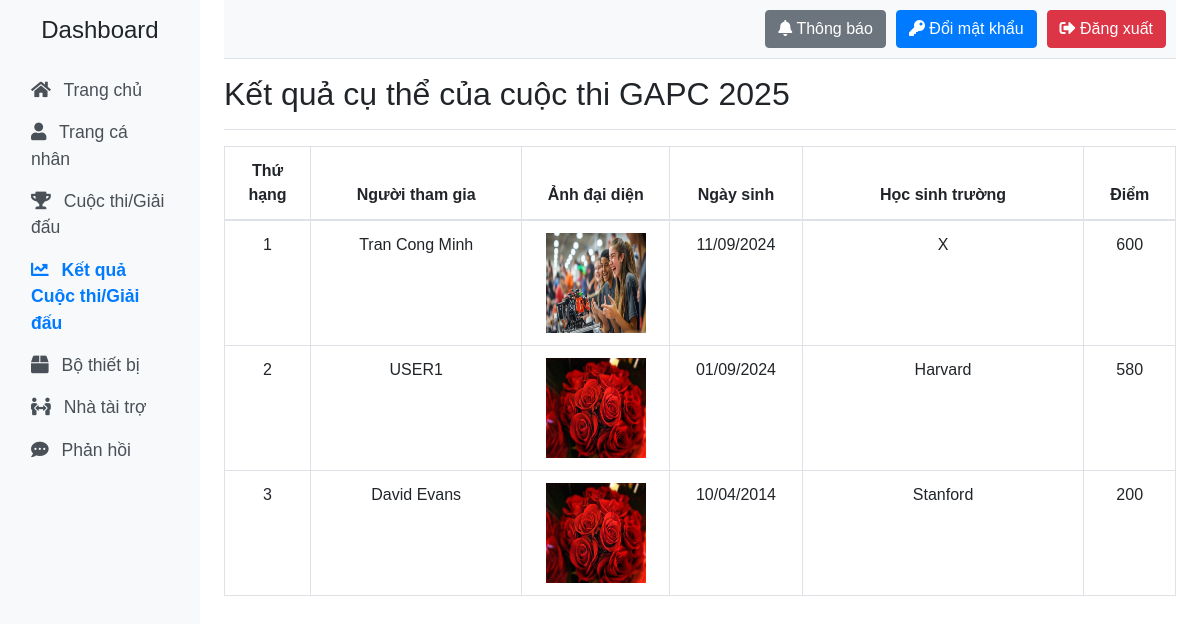
/results/12/ (signed in), run on an earlier commit of the app's database.
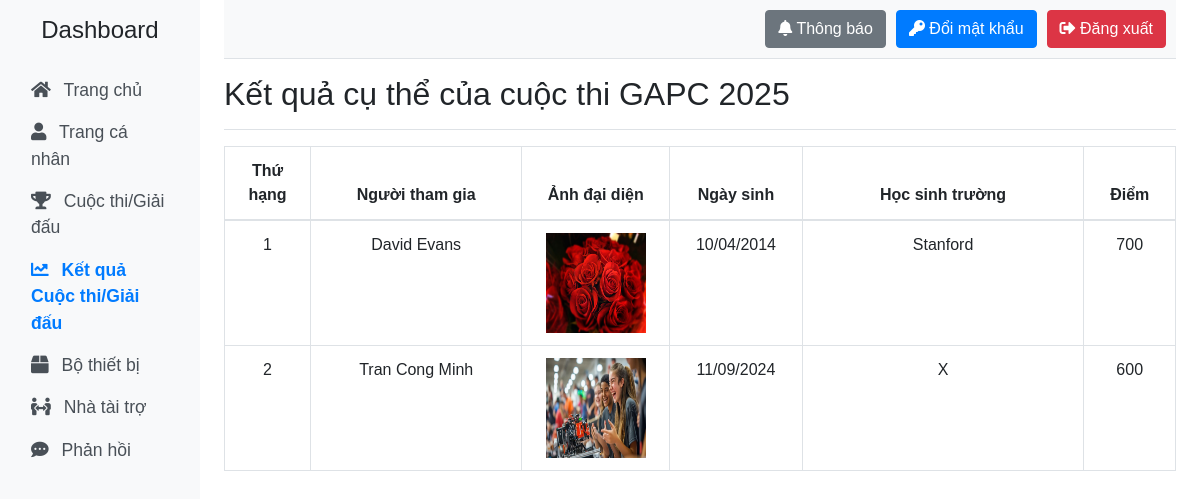
And on a later commit of the database.
### robot/models.py (models this page shows, shortened)
class CompetitionResult(models.Model):
    registration = models.OneToOneField(Registration, on_delete=models.CASCADE,
                                        related_name='result', null=True, blank=True)
    score = models.FloatField()  # Điểm số

class Registration(models.Model):
    user = models.ForeignKey(CustomUser, on_delete=models.CASCADE, related_name='registrations')
    competition = models.ForeignKey(Competition, on_delete=models.CASCADE, related_name='registrations')
    registration_date = models.DateTimeField(auto_now_add=True)
    is_cancelled = models.BooleanField(default=False)  # Trạng thái đăng ký (hủy hay không)

class CustomUser(AbstractUser):
    full_name = models.CharField(max_length=255)
    date_of_birth = models.DateField(blank=True, null=True)
    address = models.CharField(max_length=255)
    school_name = models.CharField(max_length=255)
    has_robot_competition_experience = models.BooleanField(default=False)
    phone_number = models.CharField(max_length=15, null=True, blank=True)
    profile_picture = models.ImageField(upload_to='profile_pictures/', null=True, blank=True)
    date_joined = models.DateTimeField(auto_now_add=True)
    gender = models.CharField(
        max_length=10,
        choices=[('nam', 'Nam'), ('nữ', 'Nữ'), ('khác', 'Khác')],
        default='khác'
    )
    id_number = models.CharField(max_length=12, unique=True, null=True, blank=True)

### robot/views.py (the view)
# urls.py: path('results/<int:competition_id>/', views.result_detail, name='result_detail'),
@login_required
def result_detail(request, competition_id):
    competition = get_object_or_404(Competition, id=competition_id)
    results = CompetitionResult.objects.filter(registration__competition=competition).order_by('-score')
    return render(request, 'result_detail.html', {'competition': competition, 'results': results})

### robot/context_processors.py (called while the page is built)
def notification_count(request):
    if request.user.is_authenticated:
        notifications_unread = Notification.objects.filter(user=request.user, is_read=False).exists()
        return {'notifications_unread': notifications_unread}
    return {}

### templates/result_detail.html (shortened to what the changed rows need)
{% load static %}
<!DOCTYPE html>
<html lang="vi">
<head>
    <link rel="stylesheet" href="https://maxcdn.bootstrapcdn.com/bootstrap/4.5.2/css/bootstrap.min.css">
    <link rel="stylesheet" href="https://cdnjs.cloudflare.com/ajax/libs/font-awesome/5.15.4/css/all.min.css">
</head>
<body>
    <div class="container-fluid">
        <div class="row">
            <main class="col-md-10 ms-sm-auto col-lg-10 px-4">
                <div class="d-flex justify-content-between flex-wrap flex-md-nowrap align-items-center pt-3 pb-2 mb-3 border-bottom">
                    <h1 class="h2">Kết quả cụ thể của cuộc thi {{competition.name}}</h1>
                </div>
                <div class="row">
                    <div class="col-12">
                        <table class="table table-bordered">
                            <thead>
                                <tr>
                                    <th style="width: 5%;">Thứ hạng</th>
                                    <th style="width: 15%;">Người tham gia</th>
                                    <th style="width: 5%;">Ảnh đại diện</th>
                                    <th style="width: 6%;">Ngày sinh</th>
                                    <th style="width: 20%;">Học sinh trường</th>
                                    <th style="width: 6%;">Điểm</th>
                                </tr>
                            </thead>
                            <tbody>
                                {% for result in results %}
                                <tr>
                                    <td>{{ forloop.counter }}</td>
                                    <td>{{ result.registration.user.full_name }}</td>
                                    <td>
                                        {% if result.registration.user.profile_picture %}
                                            <img src="{{ result.registration.user.profile_picture.url }}" alt="Avatar" width="100" height="100">
                                        {% else %}
                                            <img src="{% static 'images/default.jpg' %}" alt="Avatar" width="100" height="100">
                                        {% endif %}
                                    </td>
                                    <td>{{ result.registration.user.date_of_birth|date:"d/m/Y" }}</td>
                                    <td>{{ result.registration.user.school_name }}</td>
                                    <td>{{ result.score|floatformat:0 }}</td>
                                </tr>
                                {% endfor %}
                            </tbody>
                        </table>
                    </div>
                </div>
            </main>
        </div>
    </div>
</body>
</html>

What changed in the data, as far as the page shows it:
no longer on this page (row edited): CompetitionResult: registration.user.full_name "USER1", registration.user.date_of_birth "01/09/2024", registration.user.school_name "Harvard", score "580"
changed CompetitionResult "David Evans": score "200" → "700"; moves up the list
